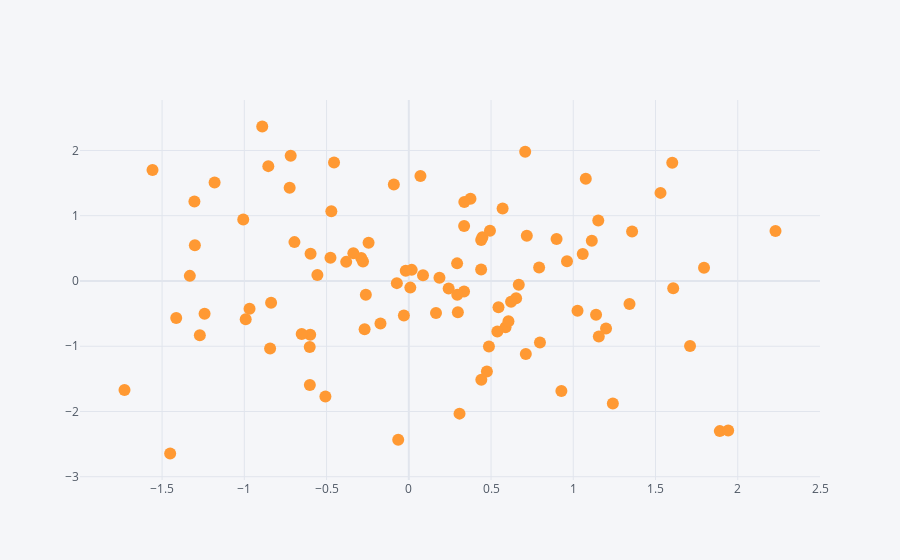

Notebook source saved alongside this figure:
### Code cell
data.iplot(x='A',y='D',mode='markers')
